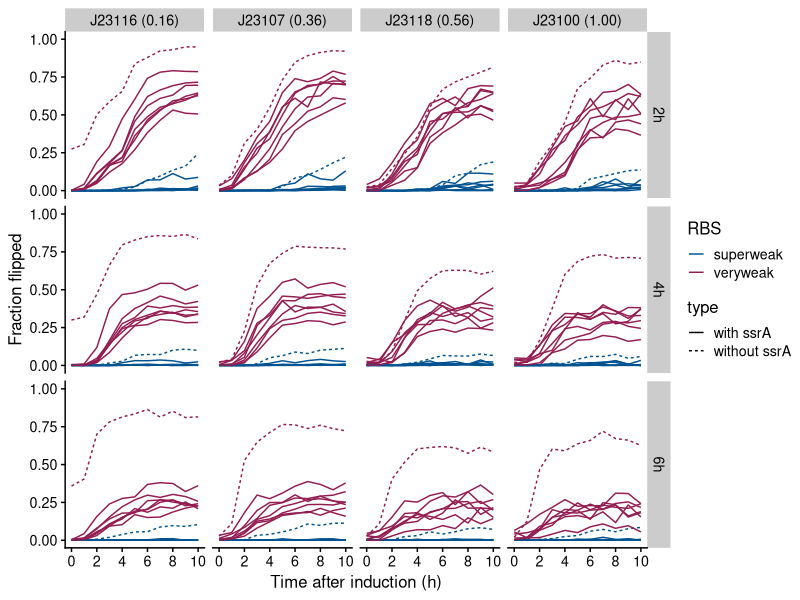
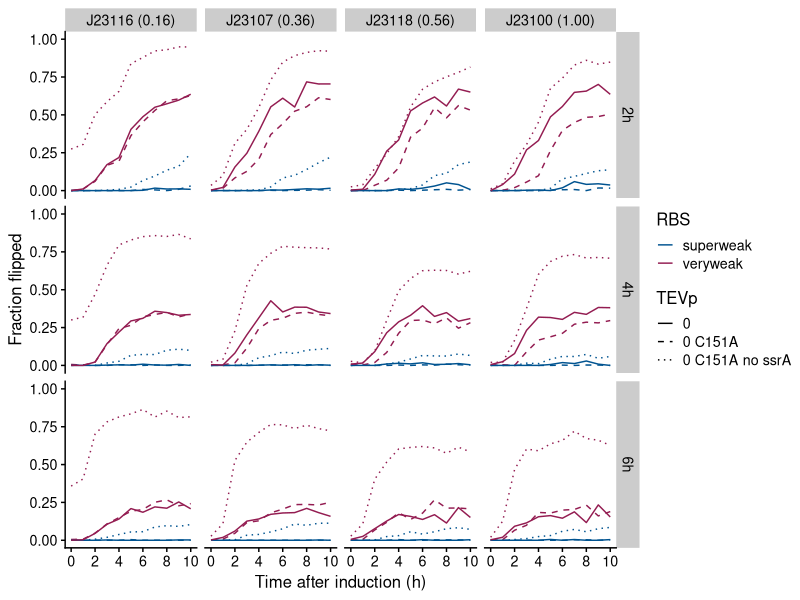
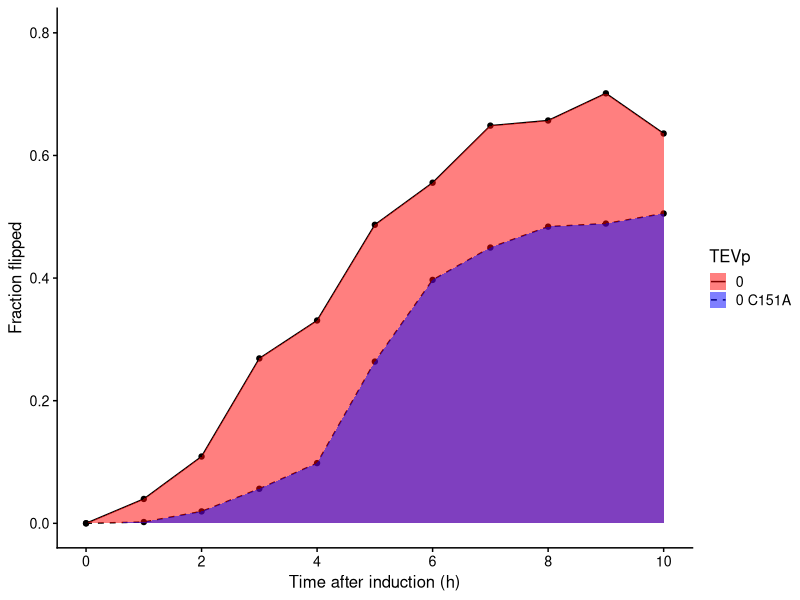
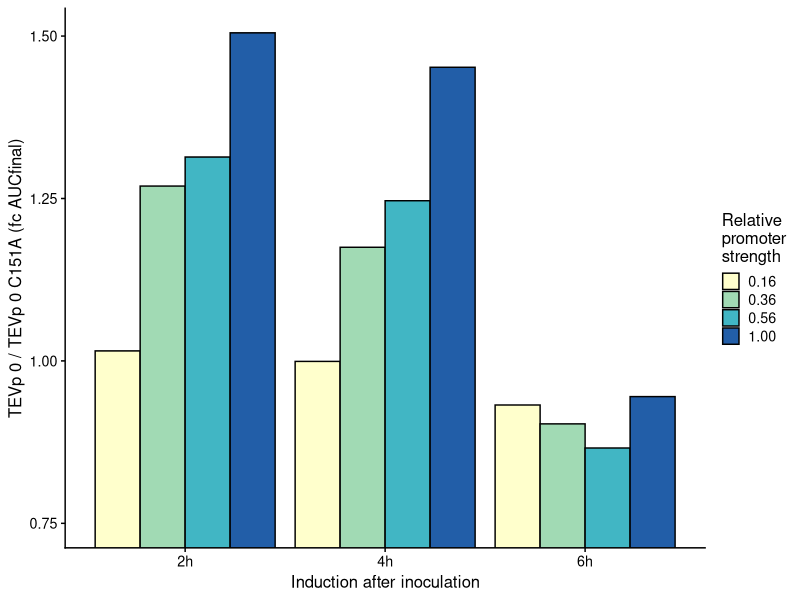
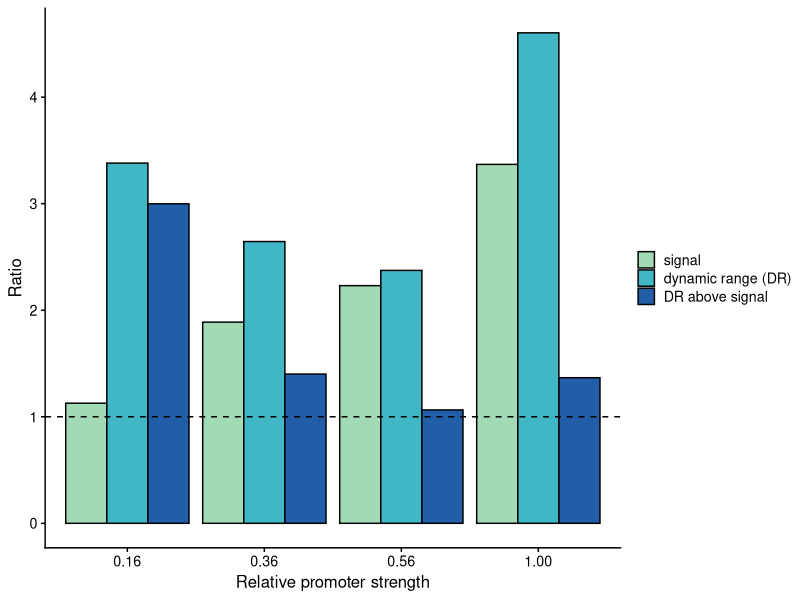
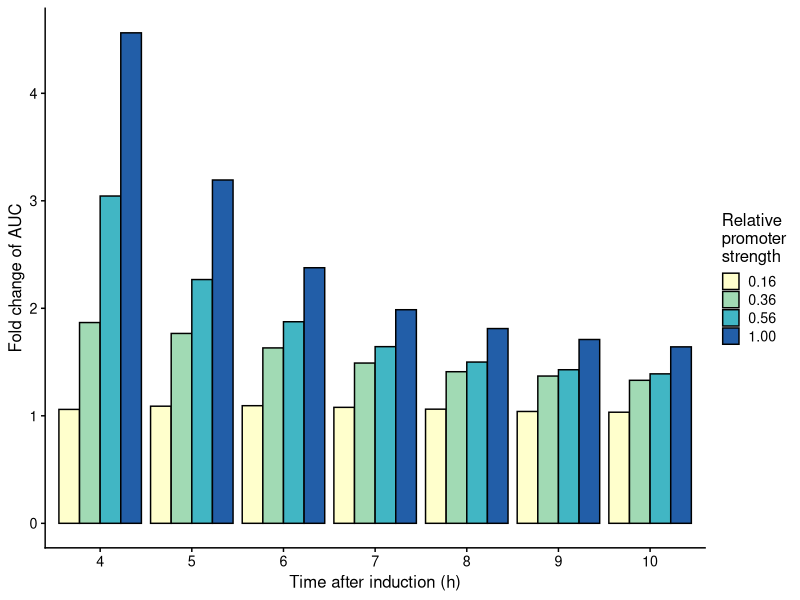
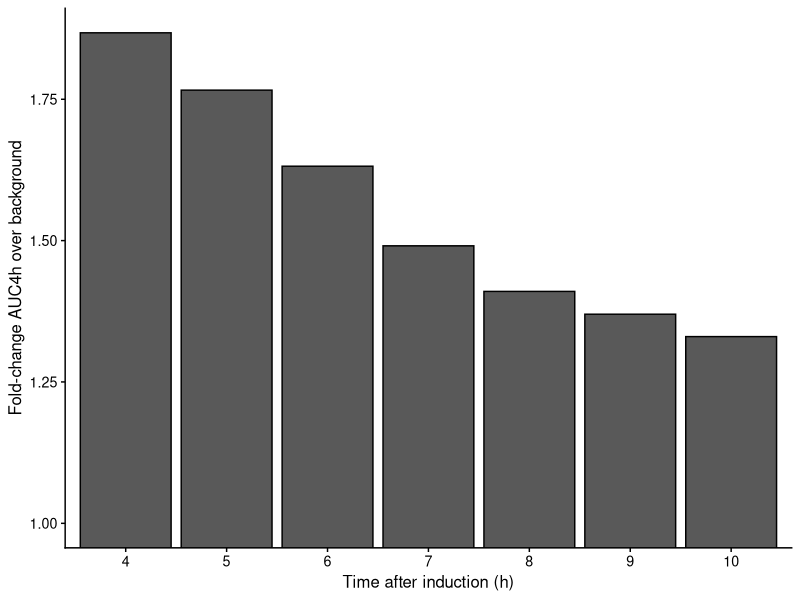

The R source for these figures, in order:
# load libraries
library(tidyverse)
library(viridis)
library(cowplot)

# create folders --------------------------------------------------------

# create a folder to store the individual plots and results in
dir.create("./01_dynamic_range")
dir.create("./01_dynamic_range/results")
dir.create("./01_dynamic_range/plots")

# prepare data ------------------------------------------------------------

# read data
data <- read.table("./data/LH_TEV_fraction.txt", sep = "\t", header = TRUE) 

# clean up data frame
data <- data %>%
  select(-BC, -Plasmid, -sum, -min, -TEV)

# rename some variants to have consistent naming
data <- data %>%
  mutate(TEVp = ifelse(TEVp == "C151A", "0 C151A", TEVp),
         TEVp = ifelse(TEVp == "VIstar", "VI*", TEVp),
         TEVp = ifelse(TEVp == "p0", "0", TEVp),
         TEVp = ifelse(TEVs == "ENLYFQ–", "0 C151A no ssrA", TEVp))

# add column stating the respective promoter strength
data$p_strength[data$promoter == "J23116"] <- "0.16"
data$p_strength[data$promoter == "J23107"] <- "0.36"
data$p_strength[data$promoter == "J23118"] <- "0.56"
data$p_strength[data$promoter == "J23100"] <- "1.00"

# rename the lib column entries according to induction time point
data$lib[data$lib == "1"] <- "2h"
data$lib[data$lib == "2"] <- "4h"
data$lib[data$lib == "3"] <- "6h"


# add columns needed for some plots
data <- data %>%
  mutate(TEVs_pos = "P1'", # add column stating that P1` was mutated
         TEVs_AA = gsub("ENLYFQ", "", data$TEVs)) # write AA of mutated position in separate column)

# save data of linker study
write.table(data, file = "./01_dynamic_range/results/data_clean.txt", sep = "\t", row.names=FALSE, quote = F)

## prepare data for plotting ----

# add  a column stating the type of the line (pos ctrl should be dashed)


# prepare data
all_flasks <- data %>%
  # selecting only necessary columns
  select(-AUC, -TEVs, -TEVs_pos, -Combi, -promoter) %>%
  # add column specifying the line type for each TEVp
  mutate(type = factor(if_else(TEVp == "0 C151A no ssrA", "without ssrA", "with ssrA"), 
                       levels = c("with ssrA", "without ssrA")))

# rename time points by actual hours after induction
# this is different depending on column lib so we need to separate the libraries

flask1 <- all_flasks %>%
  filter(lib == "2h") %>%
  rename("0"=X1, "1"=X2, "2"=X3, "3"=X4, "4"=X5, "5"=X6, "6"=X7, "7"=X8, "8"=X9, "9"=X10, "10"=X11, "14"=X12)

flask2 <- all_flasks %>%
  filter(lib == "4h") %>%
  rename("0"=X1, "1"=X2, "2"=X3, "3"=X4, "4"=X5, "5"=X6, "6"=X7, "7"=X8, "8"=X9, "9"=X10, "10"=X11, "12"=X12)

flask3 <- all_flasks %>%
  filter(lib == "6h") %>%
  rename("-4"=X1, "0"=X2, "1"=X3, "2"=X4, "3"=X5, "4"=X6, "5"=X7, "6"=X8, "7"=X9, "8"=X10, "9"=X11, "10"=X12)

# bring the data from the three flasks together again in long format
all_flasks <- rbind(flask1 %>% 
                      pivot_longer(cols = !c(lib, TEVp, TEVs_AA, RBS, p_strength, type),
                                   names_to = "timepoint", 
                                   values_to = "fraction_flipped"),
                    flask2 %>% 
                      pivot_longer(cols = !c(lib, TEVp, TEVs_AA, RBS, p_strength, type),
                                   names_to = "timepoint", 
                                   values_to = "fraction_flipped"),
                    flask3 %>% 
                      pivot_longer(cols = !c(lib, TEVp, TEVs_AA, RBS, p_strength, type),
                                   names_to = "timepoint", 
                                   values_to = "fraction_flipped"))

# flipping plots ---------------------------------------------------------
  
  
## faceted by inoculation tp and promoter ----  

# plotting
p <- ggplot(all_flasks %>% filter(TEVp != "NX1mut"), 
            aes(x = as.integer(timepoint), 
                y = fraction_flipped, 
                col = RBS, 
                linetype = type, 
                group = paste(TEVp, TEVs_AA, RBS))) +
  # geom_point() +
  geom_line() +
  facet_grid(lib ~ p_strength, 
             labeller = labeller(
               # lib = c("2h" = "Induction 2h after inoculation",
               #         "4h" = "Induction 4h after inoculation",
               #         "6h" = "Induction 6h after inoculation"),
               p_strength = c("0.16" = "J23116 (0.16)",
                              "0.36" = "J23107 (0.36)",
                              "0.56" = "J23118 (0.56)",
                              "1.00" = "J23100 (1.00)")
               )
             ) +
  theme_cowplot(font_size = 12) +
  scale_x_continuous("Time after induction (h)", limits = c(0, 10), breaks = seq(0, 10, by = 2)) +
  scale_y_continuous("Fraction flipped", limits = c(0, 1)) +
  scale_color_manual(values = c("#005390", "#931C51"))

# show plot
print(p)

# and save to file
save_plot(p, filename = paste0("./01_dynamic_range/plots/flipping_induction_promoter.pdf"),
          base_height = 5,
          base_asp = 1.6)

# plotting TEVp 0 and TEVp 0 C151A only
p <- ggplot(all_flasks %>% filter(TEVp %in% c("0", "0 C151A", "0 C151A no ssrA")), 
            aes(x = as.integer(timepoint), 
                y = fraction_flipped, 
                col = RBS, 
                linetype = TEVp, 
                group = paste(TEVp, TEVs_AA, RBS))) +
  # geom_point() +
  geom_line() +
  facet_grid(lib ~ p_strength, 
             labeller = labeller(
               # lib = c("2h" = "Induction 2h after inoculation",
               #         "4h" = "Induction 4h after inoculation",
               #         "6h" = "Induction 6h after inoculation"),
               p_strength = c("0.16" = "J23116 (0.16)",
                              "0.36" = "J23107 (0.36)",
                              "0.56" = "J23118 (0.56)",
                              "1.00" = "J23100 (1.00)")
             )
            ) +
  theme_cowplot(font_size = 12) +
  scale_x_continuous("Time after induction (h)", limits = c(0, 10), breaks = seq(0, 10, by = 2)) +
  scale_y_continuous("Fraction flipped", limits = c(0, 1)) +
  scale_color_manual(values = c("#005390", "#931C51")) +
  scale_linetype_manual(values = c("solid", "dashed", "dotted"))


# show plot
print(p)

# and save to file
save_plot(p, filename = paste0("./01_dynamic_range/plots/flipping_induction_promoter_selected.pdf"),
          base_height = 5,
          base_asp = 1.6)



## color AUC for illustration purposes  ----  

test <- all_flasks %>% 
  filter(TEVp %in% c("0", "0 C151A"),
         lib == "2h",
         RBS == "veryweak",
         p_strength == "1.00")

# plotting TEVp 0 and TEVp 0 C151A only
p <- ggplot(all_flasks %>% 
              filter(TEVp %in% c("0", "0 C151A"),
                     lib == "2h",
                     RBS == "veryweak",
                     p_strength == "1.00"), 
            aes(x = as.integer(timepoint), 
                y = fraction_flipped, 
                # col = RBS, 
                linetype = TEVp, 
                group = paste(TEVp, TEVs_AA))) +
  geom_point() +
  geom_line() +
  geom_ribbon(data = all_flasks %>% 
                filter(TEVp == "0",
                       lib == "2h",
                       RBS == "veryweak",
                       p_strength == "1.00"), 
              aes(ymin = 0, ymax = fraction_flipped), 
              fill = "red", alpha = 0.5) +
  geom_ribbon(data = all_flasks %>% 
                filter(TEVp == "0 C151A",
                       lib == "2h",
                       RBS == "veryweak",
                       p_strength == "1.00"), 
              aes(ymin = 0, ymax = fraction_flipped), 
              fill = "blue", alpha = 0.5) +
  theme_cowplot(font_size = 12) +
  scale_x_continuous("Time after induction (h)", limits = c(0, 10), breaks = seq(0, 10, by = 2)) +
  scale_y_continuous("Fraction flipped", limits = c(0, 0.8)) +
  scale_color_manual(values = c("#005390", "#931C51")) +
  scale_linetype_manual(values = c("solid", "dashed")) 


# show plot
print(p)

# and save to file
save_plot(p, filename = paste0("./01_dynamic_range/plots/AUC_illustration.pdf"),
          base_height = 2.5,
          base_asp = 1.5)


# Induction time point analysis: 0 vs 0 C151A ----------------------------------

# Which induction time point is best to differentiate active from inactive variants?

# calculate the fold change of TEVp 0 over TEVp 0 C151A
fc <- data %>%
  filter(TEVp %in% c("0", "0 C151A"),
         RBS == "veryweak") %>%
  select(TEVp, AUC, p_strength, lib) %>%
  pivot_wider(names_from = TEVp, values_from = AUC) %>%
  rename("TEVp0" = "0", "TEVp0C151A" = "0 C151A") %>%
  mutate(fc = TEVp0 / TEVp0C151A)

promoter_col <- c("0.16" = "#ffffcc", "0.36" = "#a1dab4", "0.56" = "#41b6c4", "1.00" = "#225ea8")

# make a bar plot
p <- ggplot(fc, aes(x = lib, y = fc, fill = p_strength)) +
  geom_bar(stat = "identity", position = "dodge", color = "black") +
  scale_fill_manual(values = promoter_col) +
  theme_cowplot(font_size = 12) +
  labs(fill = "Relative \npromoter \nstrength") +
  ylab("TEVp 0 / TEVp 0 C151A (fc AUCfinal)") +
  xlab("Induction after inoculation") +
  coord_cartesian(ylim = c(0.75, NA))

# show plot
print(p)
# and save to file
save_plot(p, filename = "./01_dynamic_range/plots/fc.pdf",
          base_height = 2.5,
          base_asp = 1.5)


## Compare signal, dynamic range, and DR above signal ----

data_c <- flask1 %>% # only take 2h induction time point
  # only consider very weak RBS
  filter(RBS == "veryweak") %>%
  select(-RBS, -lib) %>%
  # fraction flipped 4h after induction
  select(-as.character(c(0:3, 5:10, 14)),
         -TEVs_AA, -type) %>%
  # rename column
  rename(ff = "4") %>%
  filter(TEVp %in% c("0", "0 C151A", "0 C151A no ssrA"))


# Calculate s2b and dr
# s2b = signal to background ratio
# dr = dynamic range above signal

# write a function
calculate_values <- function(df) {
  # Subsetting data for each TEVp category
  tevp_0 <- df[df$TEVp == "0",]
  tevp_C151A <- df[df$TEVp == "0 C151A",]
  tevp_no_ssrA <- df[df$TEVp == "0 C151A no ssrA",]
  
  # Merging datasets to align by p_strength
  merge1 <- merge(tevp_0, tevp_C151A, by="p_strength", suffixes = c("_0", "_C151A"))
  merge2 <- merge(tevp_no_ssrA, tevp_C151A, by="p_strength", suffixes = c("_no_ssrA", "_C151A"))
  
  # Calculating s2b and drMJ
  merge1$s2b <- merge1$ff_0 / merge1$ff_C151A
  merge2$s2b_no_ssrA <- merge2$ff_no_ssrA / merge2$ff_C151A
  merge2$s2b <- merge1$s2b[match(merge2$p_strength, merge1$p_strength)]  # Matching the s2b values from the first merge
  merge2$drMJ <- merge2$s2b_no_ssrA - merge2$s2b
    merge2$drLH <- merge2$s2b_no_ssrA / merge2$s2b
  
  # Result
  result <- merge2[,c("p_strength", "s2b", "s2b_no_ssrA", "drMJ", "drLH")]
  return(result)
}

# Call the function and store the results
results <- calculate_values(data_c)


# prepare plot
results_long <- pivot_longer(results, cols = c(s2b, s2b_no_ssrA, drLH), names_to = "Metric", values_to = "Value")

# plot
p <- ggplot(results_long, aes(x = factor(p_strength), y = Value, fill = factor(Metric, levels = c("s2b", "s2b_no_ssrA", "drLH")))) +
  geom_bar(stat = 'identity', position = 'dodge', color = "black") +
  geom_hline(yintercept = 1, linetype = "dashed", color = "black") +  # Adding the dashed line at y = 1
  scale_fill_manual(values = c("s2b" = "#a1dab4", "s2b_no_ssrA" = "#41b6c4", "drLH" = "#225ea8"),
                    labels = c("s2b" = "signal ", "s2b_no_ssrA" = "dynamic range (DR)", "drLH" = "DR above signal")) +
  labs(x = "Relative promoter strength", y = "Ratio", fill = NULL) +
  theme_cowplot(font_size = 12)

# show plot
print(p)
# and save to file
save_plot(p, filename = "./01_dynamic_range/plots/dynamic_range_comparison.pdf",
          base_height = 3,
          base_asp = 1.5)



# AUC analysis ------------------------------------------------------------

# Which AUC is best to to differentiate active from inactive variants?

# get data from all flasks time points and common time points (0 to 10h)
all_flasks_AUCs <- all_flasks %>% pivot_wider(., 
                                   id_cols = c("TEVp", "RBS", "p_strength", "TEVs_AA", "type", "lib"),
                                   names_from = timepoint,
                                   values_from = fraction_flipped) %>%
  select(-c("-4", "12", "14"))

# make data frame with fraction flipped only
df_fraction <- data.frame(select(all_flasks_AUCs, as.character(0:10)))

### calculate AUC
x <- as.integer(0:10) # get time points

# initialize helper matrix for AUC calculation
m_auc <- matrix(nrow = nrow(df_fraction), ncol = (length(x)-1))

# loop through columns and calculate AUC
for (i in 1:(length(x)-1)) {
  print(i)
  auc <- (x[i+1]-x[i])*(df_fraction[,i]) + (x[i+1]-x[i])*(df_fraction[,i+1]-df_fraction[,i])*0.5
  m_auc[,i] <- auc
}

# # calculate AUCs and add columns to data
all_flasks_AUCs$AUC1 <- round(m_auc[,1:1], 3)
all_flasks_AUCs$AUC2 <- round(rowSums(m_auc[,1:2])/2, 3)
all_flasks_AUCs$AUC3 <- round(rowSums(m_auc[,1:3])/3, 3)
all_flasks_AUCs$AUC4 <- round(rowSums(m_auc[,1:4])/4, 3)
all_flasks_AUCs$AUC5 <- round(rowSums(m_auc[,1:5])/5, 3)
all_flasks_AUCs$AUC6 <- round(rowSums(m_auc[,1:6])/6, 3)
all_flasks_AUCs$AUC7 <- round(rowSums(m_auc[,1:7])/7, 3)
all_flasks_AUCs$AUC8 <- round(rowSums(m_auc[,1:8])/8, 3)
all_flasks_AUCs$AUC9 <- round(rowSums(m_auc[,1:9])/9, 3)
all_flasks_AUCs$AUC10 <- round(rowSums(m_auc[,1:10])/10, 3)


# calculate fold change of TEVp 0 over TEVp 0 C151A for different AUCs for the flask
# induced 2h after inoculation

# get AUCs of TEVp 0
TEVp0 <- all_flasks_AUCs %>%
  filter(TEVp == "0",
         RBS == "veryweak", 
         lib == "2h") %>%
  select(p_strength, paste0("AUC", 1:10)) %>% 
  mutate(p_strength = as.numeric(p_strength)) %>%
  arrange(p_strength)

# get AUCs of TEVp 0 C151A in the same order (i.e., arranged by p_strength)
TEVp0C151A <- all_flasks_AUCs %>%
  filter(TEVp == "0 C151A",
         RBS == "veryweak", 
         lib == "2h") %>%
  select(p_strength, paste0("AUC", 1:10)) %>% 
  mutate(p_strength = as.numeric(p_strength)) %>%
  arrange(p_strength)

# calculate the fold changes. p_strength serves as control and must become 1
fcAUCs <- TEVp0 / TEVp0C151A 

# format data. Add p_strength values
promoters_rel <- c("0.16", "0.36", "0.56", "1.00")
fcAUCs$p_strength <- promoters_rel

# bring data to longer format for plotting
fcAUCs <- fcAUCs %>%
  pivot_longer(cols = paste0("AUC", 1:10), names_to = "AUCid", values_to = "AUC")

# rename AUCid column, remove "AUC" from name
fcAUCs$AUCid <- gsub("AUC", "", fcAUCs$AUCid) 

# Convert AUCid to factor with desired levels
fcAUCs$AUCid <- factor(fcAUCs$AUCid, levels = 1:10)

# make a bar plot
p <- ggplot(fcAUCs %>% filter(!AUCid %in% c(1:3)), aes(x = AUCid, y = AUC, fill = p_strength)) +
  geom_bar(stat = "identity", position = "dodge", color = "black") +
  scale_fill_manual(values = promoter_col) +
  theme_cowplot(font_size = 12) +
  labs(fill = "Relative \npromoter \nstrength") +
  ylab("Fold change of AUC") +
  xlab("Time after induction (h)")

# show plot
print(p)
# and save to file
save_plot(p, filename = "./01_dynamic_range/plots/AUC_fc.pdf",
          base_height = 3,
          base_asp = 2)


## Promoter 0.36 only ----


# make a bar plot of only promoter 0.36 and AUCs 4-10
p <- ggplot(fcAUCs %>% filter(p_strength == "0.36", !AUCid %in% c(1:3)), aes(x = AUCid, y = AUC)) +
  geom_bar(stat = "identity", position = "dodge", color = "black") +
  scale_fill_manual(values = promoter_col) +
  theme_cowplot(font_size = 12) +
  labs(fill = "Relative \npromoter \nstrength") +
  ylab("Fold-change AUC4h over background") +
  xlab("Time after induction (h)") +
  coord_cartesian(ylim = c(1, NA))


# show plot
print(p)
# and save to file
save_plot(p, filename = "./01_dynamic_range/plots/AUC_fc_NEW.pdf",
          base_height = 3.6,
          base_asp = 1.2)








































